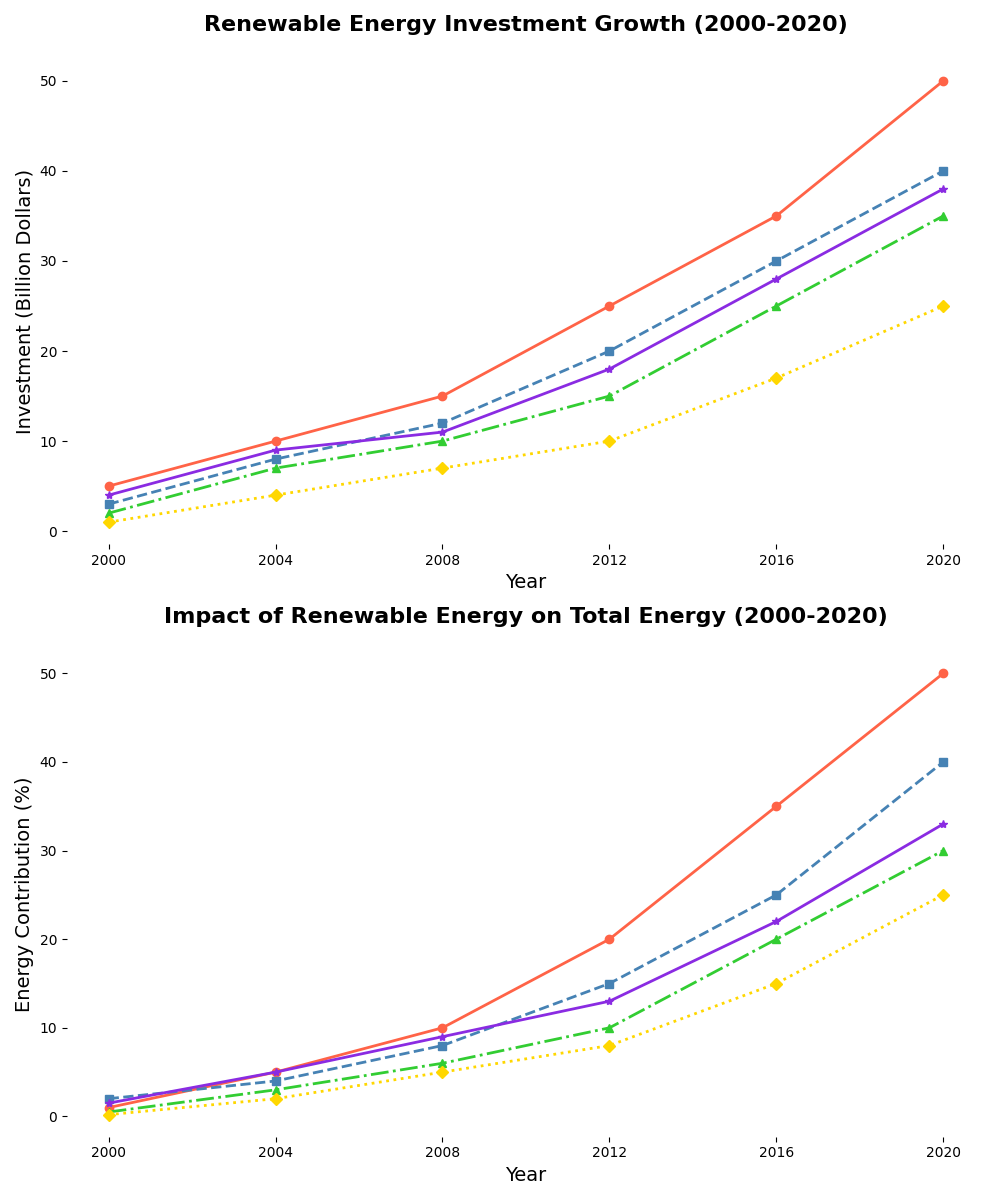

This figure's Python source:
import matplotlib.pyplot as plt
import numpy as np

years = np.arange(2000, 2021, 4)
countries = ['Solaria', 'Ventura', 'Hydrona', 'Geotherma', 'Aquatera']

solaria_investment = [5, 10, 15, 25, 35, 50]
ventura_investment = [3, 8, 12, 20, 30, 40]
hydrona_investment = [2, 7, 10, 15, 25, 35]
geotherma_investment = [1, 4, 7, 10, 17, 25]
aquatera_investment = [4, 9, 11, 18, 28, 38]

solaria_impact = [1, 5, 10, 20, 35, 50]
ventura_impact = [2, 4, 8, 15, 25, 40]
hydrona_impact = [0.5, 3, 6, 10, 20, 30]
geotherma_impact = [0.2, 2, 5, 8, 15, 25]
aquatera_impact = [1.5, 5, 9, 13, 22, 33]

fig, (ax1, ax2) = plt.subplots(nrows=2, ncols=1, figsize=(10, 12))

# First subplot
ax1.plot(years, solaria_investment, marker='o', linestyle='-', color='#FF6347', linewidth=2)
ax1.plot(years, ventura_investment, marker='s', linestyle='--', color='#4682B4', linewidth=2)
ax1.plot(years, hydrona_investment, marker='^', linestyle='-.', color='#32CD32', linewidth=2)
ax1.plot(years, geotherma_investment, marker='D', linestyle=':', color='#FFD700', linewidth=2)
ax1.plot(years, aquatera_investment, marker='*', linestyle='-', color='#8A2BE2', linewidth=2)

ax1.set_title('Renewable Energy Investment Growth (2000-2020)', fontsize=16, weight='bold', pad=20)
ax1.set_xlabel('Year', fontsize=14)
ax1.set_ylabel('Investment (Billion Dollars)', fontsize=14)
ax1.set_xticks(years)

# Remove border (spines)
for spine in ax1.spines.values():
    spine.set_visible(False)

# Second subplot
ax2.plot(years, solaria_impact, marker='o', linestyle='-', color='#FF6347', linewidth=2)
ax2.plot(years, ventura_impact, marker='s', linestyle='--', color='#4682B4', linewidth=2)
ax2.plot(years, hydrona_impact, marker='^', linestyle='-.', color='#32CD32', linewidth=2)
ax2.plot(years, geotherma_impact, marker='D', linestyle=':', color='#FFD700', linewidth=2)
ax2.plot(years, aquatera_impact, marker='*', linestyle='-', color='#8A2BE2', linewidth=2)

ax2.set_title('Impact of Renewable Energy on Total Energy (2000-2020)', fontsize=16, weight='bold', pad=20)
ax2.set_xlabel('Year', fontsize=14)
ax2.set_ylabel('Energy Contribution (%)', fontsize=14)
ax2.set_xticks(years)

# Remove border (spines)
for spine in ax2.spines.values():
    spine.set_visible(False)

plt.tight_layout()
plt.show()
